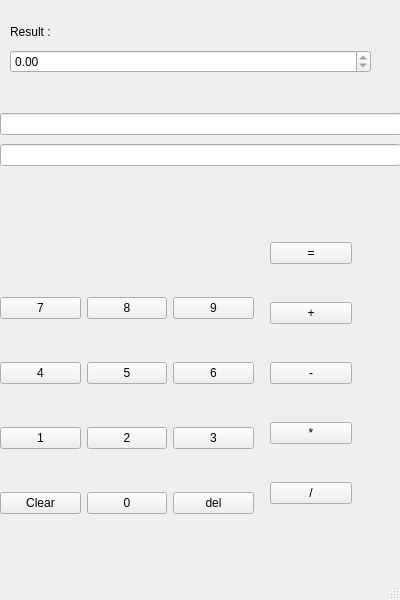
<?xml version="1.0" encoding="UTF-8"?>
<ui version="4.0">
 <class>MainWindow</class>
 <widget class="QMainWindow" name="MainWindow">
  <property name="geometry">
   <rect>
    <x>0</x>
    <y>0</y>
    <width>400</width>
    <height>600</height>
   </rect>
  </property>
  <property name="windowTitle">
   <string>MainWindow</string>
  </property>
  <property name="autoFillBackground">
   <bool>false</bool>
  </property>
  <widget class="QWidget" name="centralwidget">
   <widget class="QWidget" name="">
    <property name="geometry">
     <rect>
      <x>0</x>
      <y>260</y>
      <width>254</width>
      <height>291</height>
     </rect>
    </property>
    <layout class="QGridLayout" name="gridLayout">
     <item row="0" column="0">
      <widget class="QPushButton" name="btn_7">
       <property name="text">
        <string>7</string>
       </property>
       <property name="shortcut">
        <string>7</string>
       </property>
      </widget>
     </item>
     <item row="0" column="1">
      <widget class="QPushButton" name="btn_8">
       <property name="text">
        <string>8</string>
       </property>
       <property name="shortcut">
        <string>8</string>
       </property>
      </widget>
     </item>
     <item row="0" column="2">
      <widget class="QPushButton" name="btn_9">
       <property name="text">
        <string>9</string>
       </property>
       <property name="shortcut">
        <string>9</string>
       </property>
      </widget>
     </item>
     <item row="1" column="0">
      <widget class="QPushButton" name="btn_4">
       <property name="text">
        <string>4</string>
       </property>
       <property name="shortcut">
        <string>4</string>
       </property>
      </widget>
     </item>
     <item row="1" column="1">
      <widget class="QPushButton" name="btn_5">
       <property name="text">
        <string>5</string>
       </property>
       <property name="shortcut">
        <string>5</string>
       </property>
      </widget>
     </item>
     <item row="1" column="2">
      <widget class="QPushButton" name="btn_6">
       <property name="text">
        <string>6</string>
       </property>
       <property name="shortcut">
        <string>6</string>
       </property>
      </widget>
     </item>
     <item row="2" column="0">
      <widget class="QPushButton" name="btn_1">
       <property name="text">
        <string>1</string>
       </property>
       <property name="shortcut">
        <string>1</string>
       </property>
      </widget>
     </item>
     <item row="2" column="1">
      <widget class="QPushButton" name="btn_2">
       <property name="text">
        <string>2</string>
       </property>
       <property name="shortcut">
        <string>2</string>
       </property>
      </widget>
     </item>
     <item row="2" column="2">
      <widget class="QPushButton" name="btn_3">
       <property name="text">
        <string>3</string>
       </property>
       <property name="shortcut">
        <string>3</string>
       </property>
      </widget>
     </item>
     <item row="3" column="0">
      <widget class="QPushButton" name="btn_clear">
       <property name="text">
        <string>Clear</string>
       </property>
      </widget>
     </item>
     <item row="3" column="1">
      <widget class="QPushButton" name="btn_0">
       <property name="text">
        <string>0</string>
       </property>
       <property name="shortcut">
        <string>0</string>
       </property>
      </widget>
     </item>
     <item row="3" column="2">
      <widget class="QPushButton" name="btn_del">
       <property name="text">
        <string>del</string>
       </property>
       <property name="shortcut">
        <string>Backspace</string>
       </property>
      </widget>
     </item>
    </layout>
   </widget>
   <widget class="QWidget" name="">
    <property name="geometry">
     <rect>
      <x>270</x>
      <y>210</y>
      <width>82</width>
      <height>331</height>
     </rect>
    </property>
    <layout class="QVBoxLayout" name="verticalLayout">
     <item>
      <widget class="QPushButton" name="btn_equal">
       <property name="text">
        <string>=</string>
       </property>
       <property name="shortcut">
        <string>=</string>
       </property>
      </widget>
     </item>
     <item>
      <widget class="QPushButton" name="btn_plus">
       <property name="text">
        <string>+</string>
       </property>
       <property name="shortcut">
        <string>+</string>
       </property>
      </widget>
     </item>
     <item>
      <widget class="QPushButton" name="btn_mines">
       <property name="text">
        <string>-</string>
       </property>
       <property name="shortcut">
        <string>-</string>
       </property>
      </widget>
     </item>
     <item>
      <widget class="QPushButton" name="btn_mul">
       <property name="text">
        <string>*</string>
       </property>
       <property name="shortcut">
        <string>*</string>
       </property>
      </widget>
     </item>
     <item>
      <widget class="QPushButton" name="btn_drive">
       <property name="text">
        <string>/</string>
       </property>
       <property name="shortcut">
        <string>/</string>
       </property>
      </widget>
     </item>
    </layout>
   </widget>
   <widget class="QWidget" name="">
    <property name="geometry">
     <rect>
      <x>10</x>
      <y>20</y>
      <width>361</width>
      <height>53</height>
     </rect>
    </property>
    <layout class="QVBoxLayout" name="verticalLayout_2">
     <item>
      <widget class="QLabel" name="lbl_result">
       <property name="text">
        <string>Result : </string>
       </property>
      </widget>
     </item>
     <item>
      <widget class="QDoubleSpinBox" name="dsb_result">
       <property name="enabled">
        <bool>true</bool>
       </property>
       <property name="readOnly">
        <bool>true</bool>
       </property>
      </widget>
     </item>
    </layout>
   </widget>
   <widget class="QWidget" name="">
    <property name="geometry">
     <rect>
      <x>0</x>
      <y>110</y>
      <width>401</width>
      <height>60</height>
     </rect>
    </property>
    <layout class="QVBoxLayout" name="verticalLayout_3">
     <item>
      <widget class="QLineEdit" name="led_show_all">
       <property name="readOnly">
        <bool>true</bool>
       </property>
      </widget>
     </item>
     <item>
      <widget class="QLineEdit" name="led_show">
       <property name="readOnly">
        <bool>true</bool>
       </property>
      </widget>
     </item>
    </layout>
   </widget>
  </widget>
  <widget class="QMenuBar" name="menubar">
   <property name="geometry">
    <rect>
     <x>0</x>
     <y>0</y>
     <width>400</width>
     <height>23</height>
    </rect>
   </property>
  </widget>
  <widget class="QStatusBar" name="statusbar"/>
 </widget>
 <resources/>
 <connections/>
</ui>
